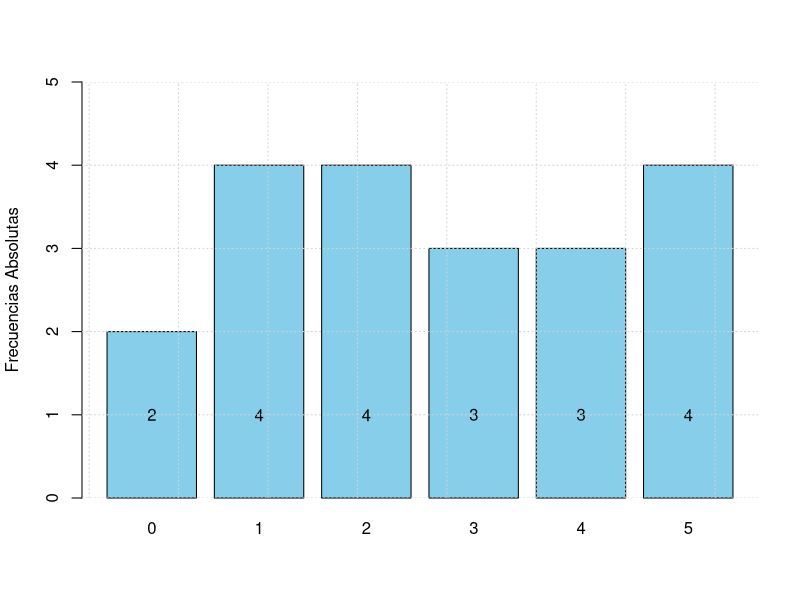
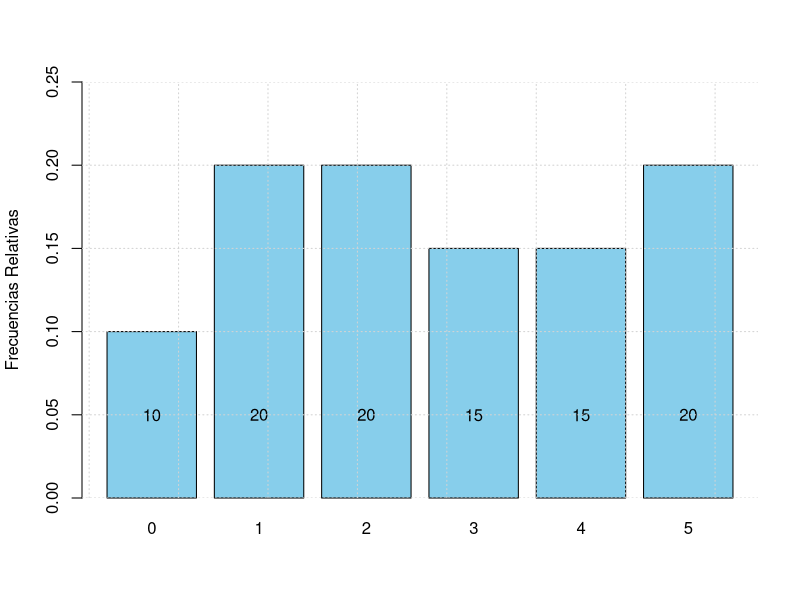
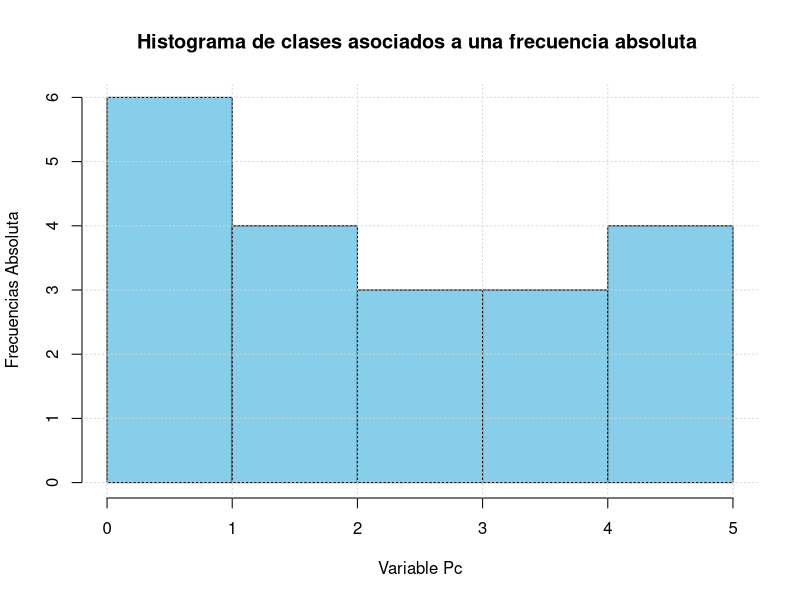
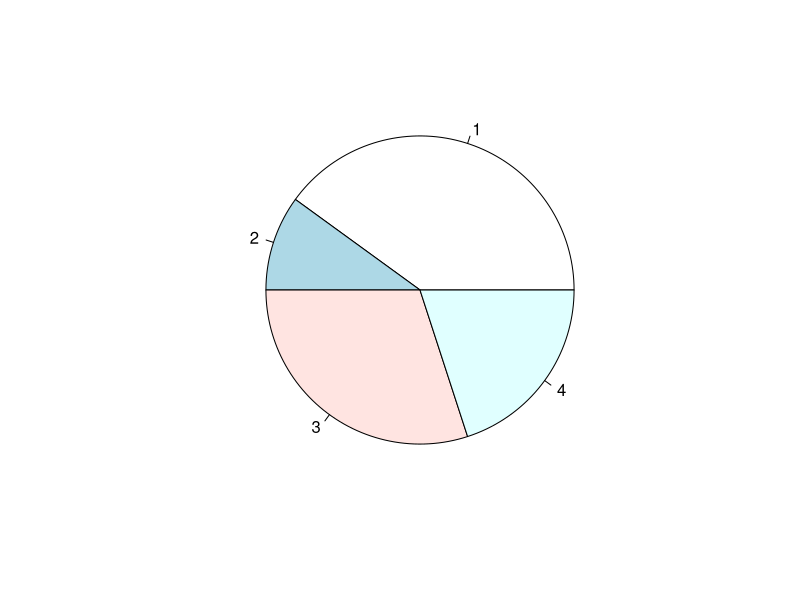
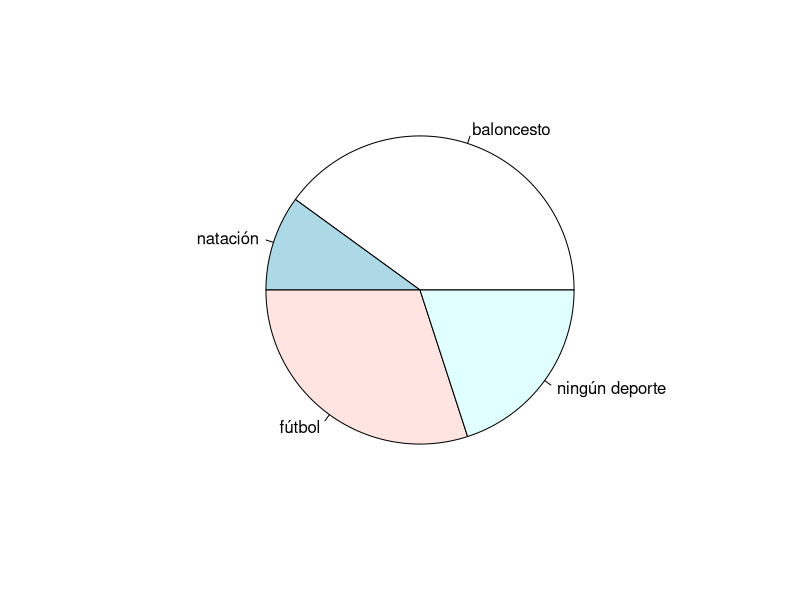

The R source for these figures, in order: (Note: this script raises an error after producing the figures.)
## ---- chunk 1
Pc <- c(5,1,3,0,2,1,5,3,2,4,1,2,4,2,0,3,5,1,5,4)
Tabla1 <- as.data.frame(sort(table(TC3 =Pc),decreasing = T))
Tabla2 <- transform(Tabla1, FreAc = cumsum(Freq))
Tabla3 <- transform(Tabla2,Rel = round(prop.table(Freq),3))
knitr::kable(
Tabla3,
caption = 'Frecuencia Relativa',
  booktabs = TRUE
)
## ---- chunk 2
Pc <- c(5,1,3,0,2,1,5,3,2,4,1,2,4,2,0,3,5,1,5,4)
Tabla1 <- as.data.frame(sort(table(TC3 =Pc),decreasing = T))
Tabla2 <- transform(Tabla1, FreAc = cumsum(Freq))
Tabla3 <- transform(Tabla2,Rel = round(prop.table(Freq),3))
Tabla4 <- transform(Tabla3,RelAc = round(cumsum(prop.table(Freq)),3))
knitr::kable(
Tabla4 , caption = 'Frecuencia relativa y acumulada',
  booktabs = TRUE
)
## ---- chunk 3
Pc <- c(5,1,3,0,2,1,5,3,2,4,1,2,4,2,0,3,5,1,5,4)
range(Pc, na.rm=TRUE)
# El parámetro na.rm=TRUE se usa para que ingore la presencia de valores perdidos
## ---- chunk 4
Pc <- c(5,1,3,0,2,1,5,3,2,4,1,2,4,2,0,3,5,1,5,4)
nclass.Sturges(Pc)  # Número de intervalos
## ---- chunk 5
seq(0,5,length=nclass.Sturges(Pc))  # Límites de los intervalos
## ---- chunk 6
intervalosEDAD=cut(Pc,breaks=seq(0,5,length=nclass.Sturges(Pc)),include.lowest=TRUE)
intervalosEDAD # Se muestran los intervalos de edad, uno correspondiente a cada edad observada
## ---- chunk 7
table(intervalosEDAD)
## ---- chunk 8
Pc <- c(5,1,3,0,2,1,5,3,2,4,1,2,4,2,0,3,5,1,5,4)
Tabla1 <- as.data.frame(sort(table(TC3 =Pc),decreasing = T))
Tabla2 <- transform(Tabla1, FreAc = cumsum(Freq))
knitr::kable(
Tabla2 , caption = 'Frecuencia acumulada',
  booktabs = TRUE
)
## ---- chunk 9
# klippy::klippy()
Pc <- c(5,1,3,0,2,1,5,3,2,4,1,2,4,2,0,3,5,1,5,4)
Tabla1 <- as.data.frame(sort(table(TC3 =Pc),decreasing = T))
knitr::kable(
Tabla1 , caption = 'Frecuencia Absoluta',
  booktabs = TRUE
)
## ---- chunk 10
tb <- table(Pc)
barras <- barplot(tb,col='skyblue', ylab ="Frecuencias Absolutas", ylim=c(0,5))
text(barras,c(1,1),tb)
grid()
## ---- chunk 11
tbp <- prop.table(table(Pc))
barras2 <- barplot(tbp,col='skyblue', ylab ="Frecuencias Relativas", ylim=c(0,0.25))
text(barras2,c(0.05,0.05),tbp*100)
grid()
## ---- chunk 12
Pc <- c(5,1,3,0,2,1,5,3,2,4,1,2,4,2,0,3,5,1,5,4)
k12 <-ncol(matrix(Pc,1,20))
k11<-round(1 + (3.322*log10(k12)),digits = 0)
k11
Px <- as.data.frame(table(x=factor(cut(Pc,breaks=k11))))
PPx <- transform(Px,
               FreAc =cumsum(Freq),
               Rel=round(prop.table(Freq),4),
               RelAc=round(cumsum(prop.table(Freq)),4))
knitr::kable(
PPx , caption = 'Tabla en Frecuencia para Datos Agrupados',
  booktabs = TRUE
)
## ---- chunk 13
Pc <- c(5,1,3,0,2,1,5,3,2,4,1,2,4,2,0,3,5,1,5,4)
# table(intervalosEDAD)
tbp1 <- table(Pc)
grahis <-hist(Pc, ylab ="Frecuencias Absoluta", main ="Histograma de clases asociados a una frecuencia absoluta ", col="skyblue", xlab = "Variable Pc")
# text(grahis,c(1,1),tbp1)
grid()
## ---- chunk 14
fi <- c(12,3,9,6)
pie(fi)
## ---- chunk 15
fi <- c(12,3,9,6)
etiquetas <- c("baloncesto","natación","fútbol","ningún deporte")
pie(fi,etiquetas)
## ---- chunk 16
knitr::include_graphics("/home/john/Documentos/DOC-RMD-CLASESUCESV1/BIOestadisticaUno2022/images/GraficaCuantiles.jpg")
## ---- chunk 17
knitr::include_graphics("/home/john/Documentos/DOC-RMD-CLASESUCESV1/BIOestadisticaUno2022/images/FiguraCuartiles.jpg")
## ---- chunk 18
boxplot(Pc,
        main="Caja de bigotes Horizontal variable numéricas Pc",
        col="skyblue",horizontal=T)
values <- c(round(boxplot.stats(Pc)$conf, 1), boxplot.stats(Pc)$stats)
text(x = values, labels = values, y = 1.25)
## ---- chunk 19
boxplot(Pc,
        main="Caja de bigotes Vertical variable numéricas Pc",
        col="skyblue",horizontal=F)
values <- c(round(boxplot.stats(Pc)$conf, 1), boxplot.stats(Pc)$stats)
text(y = values, labels = values, x = 1.25)
## ---- chunk 20
x <- c(8, 5, 14, -9, 19, 12, 3, 9, 7, 4,
       4, 6, 8, 12, -8, 2, 0, -1, 5, 3)

boxplot(x, horizontal = TRUE)
## ---- chunk 21
boxplot(Pc,
        main="Caja de bigotes Horizontal variable numéricas Pc",
        col="skyblue",
        horizontal = TRUE)
stripchart(Pc, method = "jitter", pch = 19, add = TRUE, col = "blue")
## ---- chunk 22
Pc <- c(5,1,3,0,2,1,5,3,2,4,1,2,4,2,0,3,5,1,5,4)
summary(Pc)
## ---- chunk 23
edad <- c(22, 34, 29, 25, 30, 33, 31, 27, 25, 25)
tiempo <- c(14.21, 10.36, 11.89, 13.81, 12.03, 10.99, 12.48, 13.37, 12.29, 11.92)
sexo <- c("M","H","H","M","M","H","M","M","H","H")
misdeClase <- data.frame(edad,tiempo,sexo)
boxplot(misdeClase$edad~misdeClase$sexo,horizontal = T)
Pc <- misdeClase$edad
values <- c(round(boxplot.stats(Pc)$conf, 1), boxplot.stats(Pc)$stats)
text(x = values, labels = values, y = 1.5)
## ---- chunk 24
edad <- c(22, 34, 29, 25, 30, 33, 31, 27, 25, 25)
tiempo <- c(14.21, 10.36, 11.89, 13.81, 12.03, 10.99, 12.48, 13.37, 12.29, 11.92)
sexo <- c("M","H","H","M","M","H","M","M","H","H")
misdeClase <- data.frame(edad,tiempo,sexo)
boxplot(misdeClase$tiempo~misdeClase$sexo,horizontal = T)
P1c <- misdeClase$tiempo
values <- c(round(boxplot.stats(P1c)$conf, 1), boxplot.stats(P1c)$stats)
text(x = values, labels = values, y = 1.5)
## ---- chunk 25
edad <- c(22, 34, 29, 25, 30, 33, 31, 27, 25, 25)
tiempo <- c(14.21, 10.36, 11.89, 13.81, 12.03, 10.99, 12.48, 13.37, 12.29, 11.92)
sexo <- c("M","H","H","M","M","H","M","M","H","H")
misdeClase <- data.frame(edad,tiempo,sexo)
boxplot(misdeClase$tiempo~misdeClase$sexo,horizontal = F)
P1c <- misdeClase$tiempo
values <- c(round(boxplot.stats(P1c)$conf, 1), boxplot.stats(P1c)$stats)
text(y = values, labels = values, x = 1.5)
## ---- chunk 26
knitr::include_graphics("/home/john/Documentos/MatematicasBioEstadisticaV1/BioestadisticaUnoUCES2021/images/MedidasDeTendenciaCentralYDispersion1.jpg")
## ---- chunk 27
a <- c(200,300,400,500,600,700)
b <- c(300,400,500,600,700,800)
fi <- c(85,90,120,70,62,36)
Fi <- cumsum(fi)
Sumavfi <- function(x){
    y <- sum(x)
    return(y)
}
# Sumavfi(vfi)
MarcaC <- function(a,b){
    yr <- (a+b)/2
    return(yr)
}
#MarcaC(300,400)
TDAG <- data.frame(a,b,fi,Fi)
TDAG
TDAG$a
TDAG$b
MarcaC(TDAG$a,TDAG$b)
TDAG2 <- transform(TDAG,xi =MarcaC(a,b))
TDAG2
Media_DatosAgrupados <- function(x,y){
    n <- sum(x)
    p <- sum(x*y)
    yr <- p/n
    return(yr)
}
Media_DatosAgrupados(x=TDAG2$fi,y=TDAG2$xi)
round(Media_DatosAgrupados(x=TDAG2$fi,y=TDAG2$xi),2)
## ---- chunk 28
a <- c(30,40,50,60,70,80,90) 
b <- c(40,50,60,70,80,90,100) 
fi <- c(2,2,7,11,12,16,2) 
tabla <- data.frame(a=a, b=b, fi=fi, Fi=cumsum(fi)) 
tabla
n <- sum(fi)
Nmedios <- n/2 # posición de la clase para la Mediana
Li <- 70
f_act <- 12
F_ant <- 22
Ic <- 10
Mediana <- function(n,Nmedios,Li,f_act,F_ant,Ic){
    num <- Nmedios-F_ant
    den <- f_act
    yr <- Li+(num/den)*Ic
    return(yr)
}
Mediana(n,Nmedios,Li,f_act,F_ant,Ic)
round(Mediana(n,Nmedios,Li,f_act,F_ant,Ic),2)
a <- c(55,60,65,70,75,80,85) 
b <- c(60,65,70,75,80,85,90) 
fi <- c(6,20,18,50,17,16,5) 
tabla <- data.frame(a=a, b=b, fi=fi, Fi=cumsum(fi)) 
tabla 
n <- sum(fi) 
Nmedios <- n/2 #posicion de la clase para la
Nmedios 
Li <-70 
f_act <- 50 # es el fi de la clase donde esta la mediana, osea la actual 
F_ant <- 44 #es el Fi aanterior (22) 
Ic =5 #es la amplitud de la clase 
Mediana <- function(n,Nmedios,Li,f_act,F_ant,Ic){ 
num <- Nmedios-F_ant 
den <- f_act 
yr <-Li + (num/den) * Ic 
return(yr) 
} 
Mediana(n,Nmedios,Li,f_act,F_ant,Ic) 
round(Mediana(n,Nmedios,Li,f_act,F_ant,Ic),2) 
## ---- chunk 29
a <- c(30,40,50,60,70,80,90) 
b <- c(40,50,60,70,80,90,100) 
fi <- c(2,2,7,11,12,16,2) 
tabla <- data.frame(a=a, b=b, fi=fi, Fi=cumsum(fi)) 
tabla
n <- sum(fi)
Li <- 80
Ic <- 10
delta1 <- 4
delta2 <- 14
Moda <- function(Li,delta1,delta2,Ic){
    num <- delta1
    den <- delta1+delta2
    yr <- Li+(num/den)*Ic
    return(yr)
}
Moda(Li,delta1,delta2,Ic)
round(Moda(Li,delta1,delta2,Ic),2)
## ---- chunk 30
a <- c(55,60,65,70,75,80,85)
b <- c(60,65,70,75,80,85,90)
fi <- c(6,20,18,50,17,16,5)
Fi <- cumsum(fi)
TDAG <- data.frame(a,b,fi,Fi)
MarcaC <- function(a,b){
    yr <- (a+b)/2
    return(yr)
}
TDAG2 <- transform(TDAG,xi =MarcaC(a,b))
TDAG2
Xm <- function(x,y){
    n <- sum(x)
    p <- sum(x*y)
    yr <- p/n
    return(yr)
}
n <- sum(fi)
Varianza <- function(n,fi,M,Media){
    p1 <- (M-Media)^2
    p2 <- fi*p1
    suma <- sum(p2)
    yr <- suma/(n-1)
    return(yr)
}
Xm(x=TDAG2$fi,y=TDAG2$xi)
Varianza(n,fi,M=TDAG2$xi,Media=Xm(x=TDAG2$fi,y=TDAG2$xi))
desvs <- (Varianza(n,fi,M=TDAG2$xi,Media=Xm(x=TDAG2$fi,y=TDAG2$xi)))^(1/2)
desvs
# Desviación media (Dispersión)
DM <- function(n,M,Media){
    d <- abs(M-Media)
    suma <- sum(d)
    yr <- suma/n
    return(yr)
}
DM(n,M=TDAG2$xi,Media=Xm(x=TDAG2$fi,y=TDAG2$xi))
## ---- chunk 31
a <- c(55,60,65,70,75,80,85) 
b <- c(60,65,70,75,80,85,90) 
fi <- c(6,20,18,50,17,16,5) 
tabla <- data.frame(a=a, b=b, fi=fi, Fi=cumsum(fi)) 
tabla 
n <- sum(fi)
c <- 3
P <- (c*n)/4
P
Li <- 75
fq <- 17
Fant <- 94
Ic <- 5
Q3 <- function(P,Li,fq,Fant,Ic){
           NUM <- P-Fant
           DEN <- fq
           yr <- Li + (NUM/DEN)*Ic
         return(yr)
        }
Q3(P,Li,fq,Fant,Ic) 
## ---- chunk 32
knitr::include_graphics("/home/john/Documentos/MatematicasBioEstadisticaV1/BioestadisticaUnoUCES2021/images/Sesgo1.jpg")
